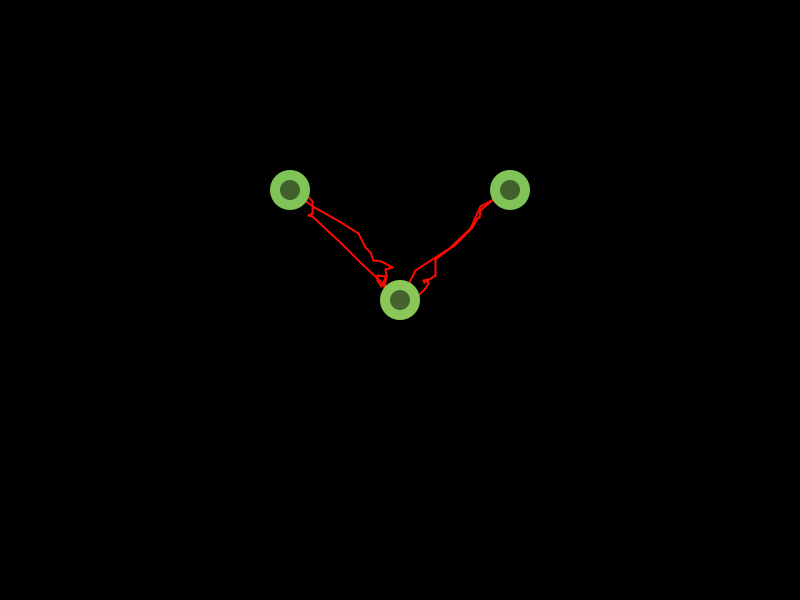
Frame 1 (no input)
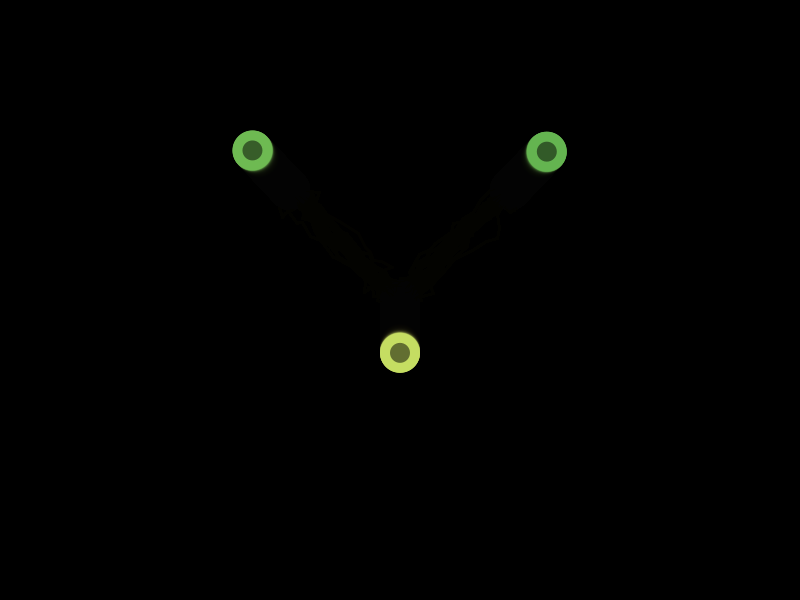
Frame 60 (the mouse pressed at the canvas centre just before this capture)
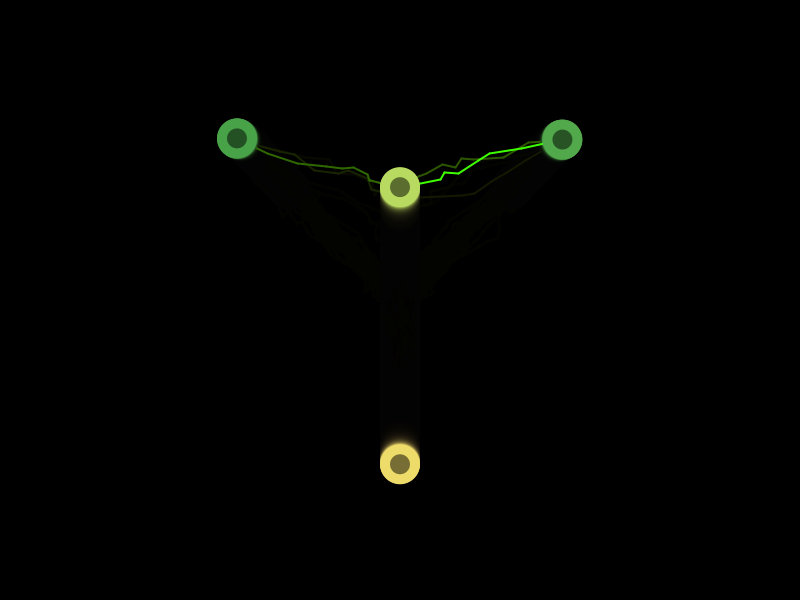
Frame 120 (the mouse held since frame 60 and released just before this capture)

The Processing sketch that drew these frames (run headless with seeded random() and noise(); from frame 60 on, the mouse is pressed at the canvas centre):

// Processing sketch: processing_52978
// ── processing_52978.pde

/* OpenProcessing Tweak of *@*http://www.openprocessing.org/sketch/52978*@* */
/* !do not delete the line above, required for linking your tweak if you upload again */
/**
Zap!
by Daniel Buschek
February, 2012

Click to add new crystals or drag around existing ones.
*/


ArrayList<Crystal> crystals;
Crystal dragged;
float maxPower = 100;
int maxCrystals = 10;
float maxRingRad;


void setup() {

  size(800, 600);
  frameRate(30);
  smooth();
  colorMode(HSB, 360);
  background(0);
  crystals = new ArrayList<Crystal>();
  maxRingRad = width/4.0;
  for(int i = 0; i < 3; i++)
    crystals.add(new Crystal(width/2 - 110 + i * 110, height/2 - 110 + i%2 * 110));
}


void draw() {

  fill(0, 60);
  noStroke();
  rectMode(CORNER);
  rect(0, 0, width, height);

  zaps();

  ArrayList<Crystal> trash = new ArrayList<Crystal>();
  for (Crystal c : crystals) {
    c.move();
    c.draw();
    if (c.removable)
      trash.add(c);
  }

  for (Crystal c : trash)
    crystals.remove(c);

  if (mousePressed)
    handleMouse();
}


void zaps() {
  for (Crystal c : crystals)
    for (Crystal c2 : crystals) { 
      if (c == c2) continue;
      if (abs(c.loc.x - c2.loc.x) < c.rad*6*(1 + pow(c.power/maxPower - 1, 2))
        && abs(c.loc.y - c2.loc.y) < c.rad*6*(1 + pow(c.power/maxPower - 1, 2))
        || 
        c.bursting 
        && abs(c.loc.x - c2.loc.x) < c.ringRad 
        && abs(c.loc.y - c2.loc.y) < c.ringRad) {          
        doZap(c, c2);
      }
    }
}


void doZap(Crystal crystal, Crystal crystal2) {

  PVector start = crystal.loc;
  PVector end = crystal2.loc;
  PVector diff = PVector.sub(end, start);
  float dist = diff.mag();
  diff.normalize();

  diff.mult(((crystal.power - maxPower/2)+(crystal2.power - maxPower/2))/maxPower);

  if (! crystal.bursting) 
    crystal.acc.sub(diff);
  crystal.power = min(maxPower + 20, crystal.power+2);
  if (crystal.bursting) {
    crystal2.power += crystal.power/20;
    crystal.power *= 0.95;
  }

  strokeWeight(2);
  float numSteps = 5; 
  float lx = start.x;
  float ly = start.y;   
  int i = 0;
  while (i < numSteps && abs (lx - end.x) > 10 || abs(ly - end.y) > 10) {
    float x = lx + (end.x - lx) / numSteps  + random(-9, 9);
    float y = ly + (end.y - ly) / numSteps + random(-9, 9);
    stroke(max(0,min(255,hue(crystal.col) + sin(frameCount*0.05)*50)), 360, 360);
    line(lx, ly, x, y);
    lx = x;
    ly = y;
    i++;
  }
  line(lx, ly, end.x, end.y);
}


void mousePressed() {

  PVector mv = new PVector(mouseX, mouseY);

  for (Crystal c : crystals)
    if (PVector.sub(c.loc, mv).mag() < c.rad && ! c.removable) {
      dragged = c; 
      return;
    }
  if (crystals.size() < maxCrystals)
    crystals.add(new Crystal(mouseX, mouseY));
}


void mouseReleased() {
  dragged = null;
}


void handleMouse() {
  if (dragged != null && dragged.removable)
    dragged = null;
  if (dragged != null) {
    PVector diff = PVector.sub(dragged.loc, new PVector(mouseX, mouseY));
    diff.normalize();
    diff.mult(1);
    dragged.acc.sub(diff);
    stroke(dragged.col);
    strokeWeight(2);
    line(dragged.loc.x, dragged.loc.y, mouseX, mouseY);
  }
}



class Crystal {

  PVector loc, speed, acc;
  float rad;
  float power;
  int col;
  float ringRad;
  boolean bursting;
  boolean removable;


  public Crystal(float x, float y) {
    this.loc = new PVector(x, y);
    this.speed = new PVector();
    this.acc = new PVector();
    this.rad = 20;
    this.power = maxPower/2;
    this.ringRad = this.rad;
  }


  void move() {

    this.acc.mult(0.4);
    this.speed.mult(0.95);
    this.speed.add(this.acc);
    this.loc.add(this.speed);

    if (this.loc.x <= 0 + this.rad) {
      this.loc.x = this.rad;
      this.acc.x = abs(this.acc.x); 
      this.speed.x = abs(this.speed.x);
    } 
    else if (this.loc.x >= width - this.rad) {
      this.loc.x = width - this.rad;
      this.acc.x = -abs(this.acc.x); 
      this.speed.x = -abs(this.speed.x);
    }
    if (this.loc.y <= 0 + this.rad) {
      this.loc.y = this.rad;
      this.acc.y = abs(this.acc.y); 
      this.speed.y = abs(this.speed.y);
    }
    else if (this.loc.y >= height - this.rad) {
      this.loc.y = height - this.rad;
      this.acc.y = -abs(this.acc.y); 
      this.speed.y = -abs(this.speed.y);
    }

    if (this.power > maxPower && ! this.bursting)
      this.bursting = true;
    if (this.bursting) {
      this.ringRad += 5 + abs((maxRingRad-this.ringRad)/maxRingRad*10);
      this.rad = max(5, this.rad*0.95);
      if (this.ringRad > maxRingRad) {
        this.bursting = false;
        this.removable = true;
      }
    }
    else 
      this.ringRad = this.rad;

    this.power = max(0, this.power-0.5);

    if (this.power <= 0)
      this.removable = true;
  }


  void draw() {

    float b = max(0, (1 - pow((this.power/maxPower-1), 2)) * 360);
    this.col = color(max(0, 200 - this.power/maxPower * 200), 200, b);
    noStroke();   
    fill(this.col);
    ellipse(this.loc.x, this.loc.y, 2*this.rad, 2*this.rad); 
    fill(hue(this.col), saturation(this.col), b/2);
    ellipse(this.loc.x, this.loc.y, this.rad, this.rad); 
    if (this.bursting) {
      noFill();
      strokeWeight(2);
      stroke(hue(this.col), saturation(this.col), max(0, (1-this.ringRad/maxRingRad) * 360));
      ellipse(this.loc.x, this.loc.y, 2*this.ringRad, 2*this.ringRad);
    }
  }
}
